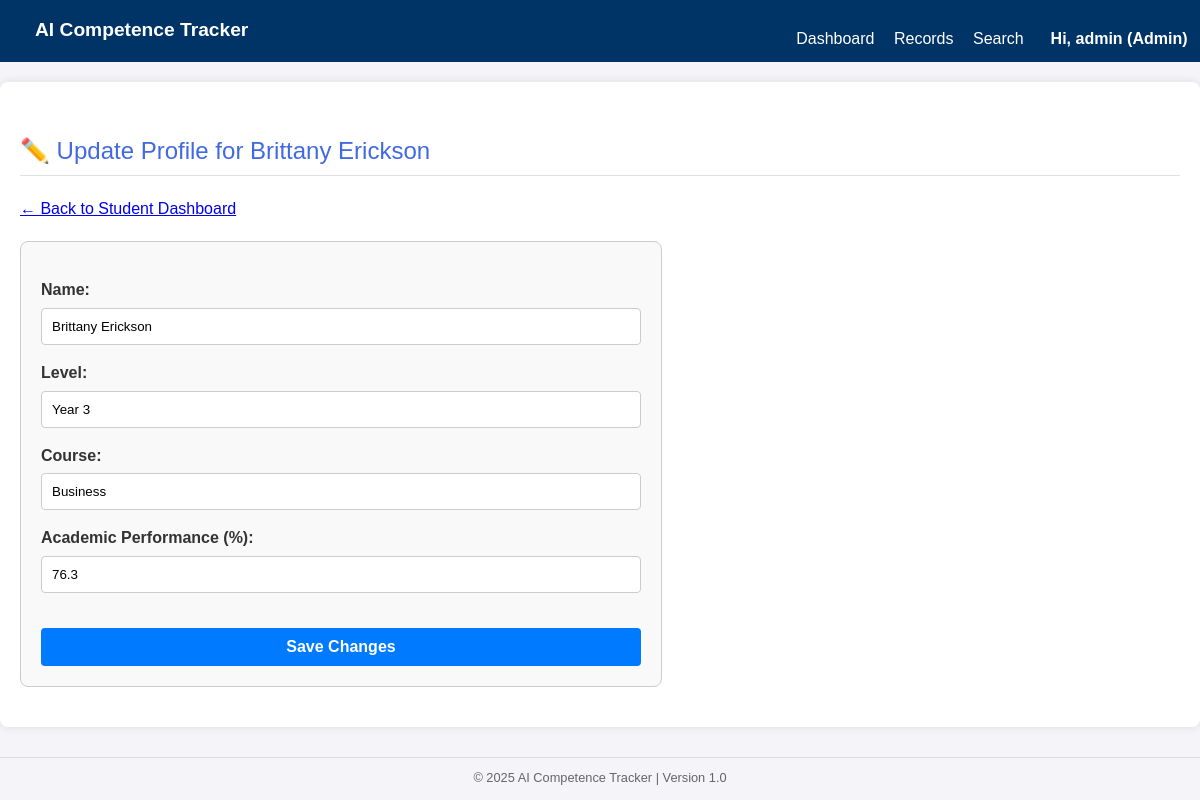
/student/update/2 (signed in), run on the app's committed database.
### app/models.py (models this page shows, shortened)
class User(UserMixin, db.Model):
    id = db.Column(db.Integer, primary_key=True)
    username = db.Column(db.String(64), index=True, unique=True)
    email = db.Column(db.String(120), index=True, unique=True)
    password_hash = db.Column(db.String(256))
    role = db.Column(db.String(64), default='Lecturer') # Admin or Lecturer

class Student(db.Model):
    id = db.Column(db.Integer, primary_key=True)
    name = db.Column(db.String(120), nullable=False)
    reg_number = db.Column(db.String(50), unique=True, nullable=True)
    dob = db.Column(db.Date, nullable=True)
    academic_group = db.Column(db.String(120), nullable=True)
    academic_year = db.Column(db.String(50), nullable=True)
    academic_semester_term = db.Column(db.String(50), nullable=True)
    photo_url = db.Column(db.String(300), nullable=True)
    level = db.Column(db.String(50), nullable=True)
    course = db.Column(db.String(120), nullable=True)
    academic_performance = db.Column(db.Float, default=60.0)
    participations = db.relationship('Participation', backref='student', lazy='dynamic')
    attendance_records = db.relationship('Attendance', backref='student', lazy='dynamic')
    competence_records = db.relationship('CompetenceScoreRecord', backref='student', lazy='dynamic')
    latest_score = db.relationship('LatestCompetenceScore', backref='student', uselist=False)

### app/routes.py (the view, shortened to what this page needs)
@app.route('/student/update/<int:student_id>', methods=['GET', 'POST'])
@login_required
@role_required(role='Admin')
def update_student_profile(student_id):
    student = Student.query.get_or_404(student_id)
    return render_template('update_profile.html', student=student)

### app/routes.py (called while the page is built)
def role_required(role="Admin"):
    def wrapper(func):
        @wraps(func)
        def decorated_view(*args, **kwargs):
            if not current_user.is_authenticated:
                return app.login_manager.unauthorized()
            if current_user.role == role:
                return func(*args, **kwargs)
            flash(f"You do not have permission to access this resource. ({role} required).", 'danger')
            return redirect(url_for('dashboard'))
        return decorated_view
    return wrapper

### app/templates/update_profile.html (shortened to what this page needs)
{% extends "base.html" %}
{% block content %}
    <h2>✏️ Update Profile for {{ student.name }}</h2>
    <p><a href="{{ url_for('student_dashboard', student_id=student.id) }}">&larr; Back to Student Dashboard</a></p>
    <div class="form-container">
        <form method="POST" action="{{ url_for('update_student_profile', student_id=student.id) }}">
            <div class="form-group">
                <label for="name">Name:</label>
                <input type="text" id="name" name="name" value="{{ student.name }}" required>
            </div>
            <div class="form-group">
                <label for="level">Level:</label>
                <input type="text" id="level" name="level" value="{{ student.level }}" required>
            </div>
            <div class="form-group">
                <label for="course">Course:</label>
                <input type="text" id="course" name="course" value="{{ student.course or '' }}">
            </div>
            <div class="form-group">
                <label for="academic_performance">Academic Performance (%):</label>
                <input type="number" id="academic_performance" name="academic_performance" value="{{ student.academic_performance }}" min="0" max="100" step="0.1" required>
            </div>
            <button type="submit" class="btn-primary">Save Changes</button>
        </form>
    </div>
{% endblock %}

### app/templates/base.html (shortened to what this page needs)
<!doctype html>
<html lang="en">
<head>
    <link rel="stylesheet" href="{{ url_for('static', filename='css/style.css') }}">
</head>
<body>
    <div class="navbar">
        <a href="{{ url_for('dashboard') }}" style="font-size: 1.2em; font-weight: bold;">AI Competence Tracker</a>
        <div>
            {% if current_user.is_authenticated %}
                <a href="{{ url_for('dashboard') }}">Dashboard</a>
                <a href="{{ url_for('records_home') }}">Records</a>
                <a href="{{ url_for('search_students') }}">Search</a>
                <div class="dropdown">
                    <button>Hi, {{ current_user.username }} ({{ current_user.role }})</button>
                </div>
            {% else %}
                <a href="{{ url_for('auth.login') }}">Login</a>
                <a href="{{ url_for('auth.register') }}">Register</a>
            {% endif %}
        </div>
        </div>
    <div class="container">
        {% block content %}{% endblock %}
    </div>
    <div class="footer">
        &copy; 2025 AI Competence Tracker | Version 1.0
    </div>
</body>
</html>

### app/static/css/style.css (style rules this page uses)
:root { --color-primary: #1e3c72; --color-secondary: #2a5298; --color-accent: #00bcd4; --color-background: #f4f7f6; --color-text: #333; --color-border: #e0e0e0; --color-success: #2ecc71; --color-warning: #f1c40f; --color-danger: #e74c3c; --shadow-light: 0 4px 12px rgba(0, 0, 0, 0.08); }
body { font-family: 'Roboto', 'Segoe UI', Tahoma, Geneva, Verdana, sans-serif; margin: 0; padding: 0; background-color: var(--color-background); color: var(--color-text); line-height: 1.6; }
h2 { color: var(--color-secondary); font-weight: 400; margin-top: 30px; padding-bottom: 5px; border-bottom: 1px solid var(--color-border); }
label { display: block; text-align: left; margin-top: 15px; margin-bottom: 5px; font-weight: 500; color: var(--color-text); }
input { display: block; width: 100%; padding: 10px 12px; border: 1px solid var(--color-border); border-radius: 6px; box-sizing: border-box; transition: border-color 0.3s; }
button { padding: 10px 15px; background-color: var(--color-accent); color: white; border: none; border-radius: 6px; cursor: pointer; font-weight: 600; transition: background-color 0.3s; margin-top: 20px; width: 100%; }
.form-group { margin-bottom: 15px; }

### app/templates/base.html (style rules this page uses)
body { font-family: Arial, sans-serif; margin: 0; padding: 0; background-color: #f4f4f9; color: #333; }
.container { max-width: 1200px; margin: 20px auto; padding: 20px; background-color: #fff; border-radius: 8px; box-shadow: 0 0 10px rgba(0,0,0,0.1); }
.navbar { background-color: #003366; color: white; padding: 10px 20px; display: flex; justify-content: space-between; align-items: center; }
.navbar a, .navbar button { color: white; text-decoration: none; margin-left: 15px; background: none; border: none; cursor: pointer; font-size: 1em; padding: 0; }
h1, h2, h3 { color: #4169E1; }
.dropdown { position: relative; display: inline-block; }
.footer { text-align: center; margin-top: 30px; padding-top: 10px; border-top: 1px solid #ddd; font-size: 0.8em; color: #666; }

### app/templates/update_profile.html (style rules this page uses)
.form-container { max-width: 600px; margin: 20px 0; padding: 20px; border: 1px solid #ccc; border-radius: 8px; background-color: #f9f9f9; }
.form-group { margin-bottom: 15px; }
.form-group label { display: block; margin-bottom: 5px; font-weight: bold; }
.form-group input { width: 100%; padding: 10px; border: 1px solid #ccc; border-radius: 4px; box-sizing: border-box; }
.btn-primary { background-color: #007bff; color: white; padding: 10px 15px; border: none; border-radius: 4px; cursor: pointer; font-size: 1em; }

### data on the page
User: username "admin", role "Admin"
Student: name "Brittany Erickson", level "Year 3", course "Business", academic_performance "76.3"
